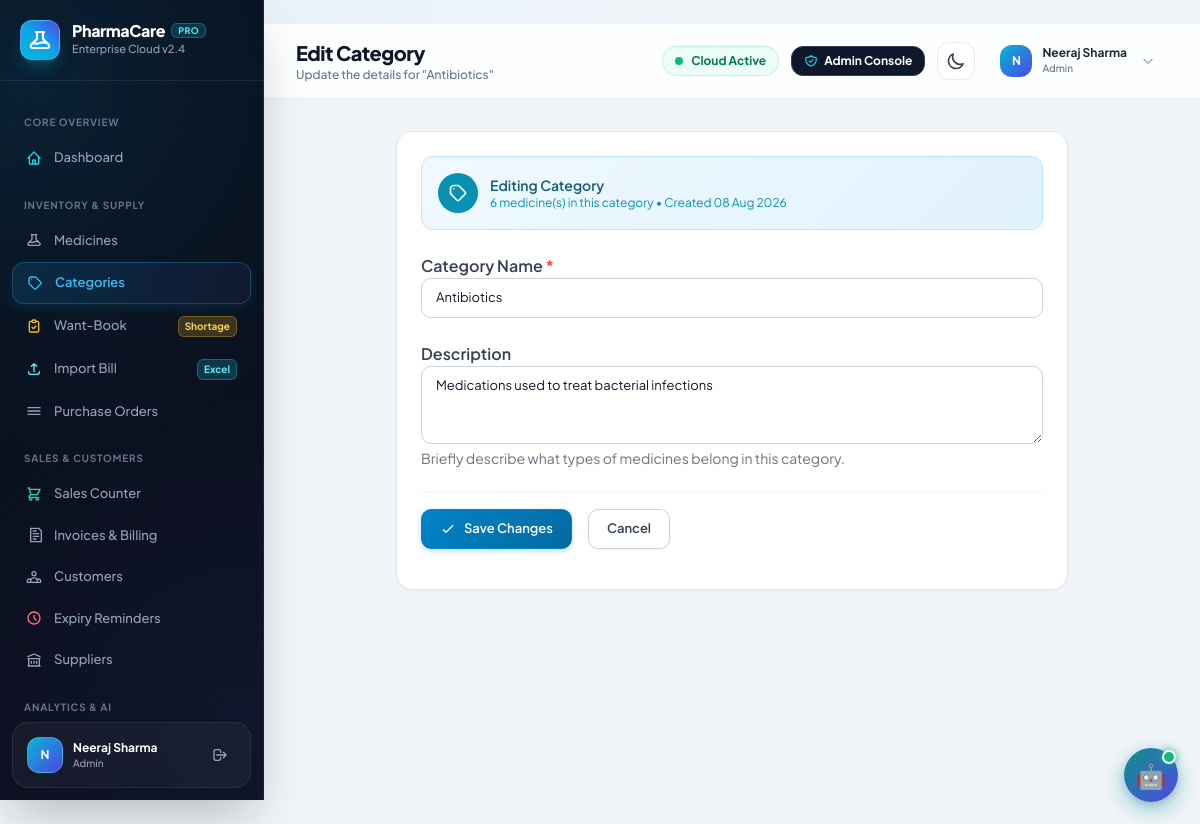
Page /categories/1/edit/ (signed in) on the committed database.
### MediApp/models.py (models this page shows, shortened)
class User(AbstractUser):
    ROLE_CHOICES = [
        ('admin', 'Admin'),
        ('pharmacist', 'Pharmacist'),
        ('assistant', 'Assistant'),
    ]
    role = models.CharField(max_length=20, choices=ROLE_CHOICES, default='assistant')
    contact_number = models.CharField(max_length=15, blank=True)

class Category(models.Model):
    name = models.CharField(max_length=100, unique=True)
    description = models.TextField(blank=True)
    created_by = models.ForeignKey(
        'User',
        on_delete=models.SET_NULL,
        null=True,
        blank=True,
        related_name='categories_created'
    )
    created_at = models.DateTimeField(default=timezone.now)
    class Meta:
        ordering = ['name']
        verbose_name_plural = 'Categories'

### MediApp/views.py (the view)
# urls.py: path('categories/<int:id>/edit/', views.edit_category, name='edit_category'),
@pharmacist_or_admin
def edit_category(request, id):
    category = get_object_or_404(Category, id=id)
    if request.method == 'POST':
        form = CategoryForm(request.POST, instance=category)
        if form.is_valid():
            category = form.save()
            messages.success(request, f'Category {category.name} updated successfully!')
            return redirect('category_list')
    else:
        form = CategoryForm(instance=category)
    return render(request, 'category/edit_category.html', {
        'form': form,
        'category': category
    })

### MediApp/templates/category/edit_category.html (shortened to what this page needs)
﻿{% extends 'base.html' %}
{% block page_title %}Edit Category{% endblock %}
{% block page_subtitle %}Update the details for "{{ category.name }}"{% endblock %}
{% block content %}
<div class="card max-w-2xl mx-auto p-6">
    <div class="flex items-center gap-3 mb-6 p-4 rounded-xl" style="background: linear-gradient(135deg,#f0f9ff,#e0f2fe); border:1px solid #bae6fd;">
        <div class="w-10 h-10 rounded-full flex items-center justify-center" style="background:#0891b2;">
            <svg class="w-5 h-5 text-white" fill="none" stroke="currentColor" viewBox="0 0 24 24">
                <path stroke-linecap="round" stroke-linejoin="round" stroke-width="2"
                    d="M7 7h.01M7 3h5c.512 0 1.024.195 1.414.586l7 7a2 2 0 010 2.828l-7 7a2 2 0 01-2.828 0l-7-7A1.994 1.994 0 013 12V7a4 4 0 014-4z"/>
            </svg>
        </div>
        <div>
            <p class="text-sm font-semibold text-cyan-800">Editing Category</p>
            <p class="text-xs text-cyan-600">{{ category.medicines.count }} medicine(s) in this category &bull; Created {{ category.created_at|date:"d M Y" }}</p>
        </div>
    </div>
    <form method="POST" class="space-y-6">
        <div>
            <label for="{{ form.name.id_for_label }}" class="form-label font-semibold text-gray-700">Category Name <span class="text-red-500">*</span></label>
            {{ form.name }}
        </div>
        <div>
            <label for="{{ form.description.id_for_label }}" class="form-label font-semibold text-gray-700">Description</label>
            {{ form.description }}
            <p class="text-sm text-gray-500 mt-1">Briefly describe what types of medicines belong in this category.</p>
        </div>
        <div class="flex items-center gap-4 pt-4 border-t border-gray-100">
            <button type="submit" class="btn btn-primary">
                <svg class="w-4 h-4" fill="none" stroke="currentColor" viewBox="0 0 24 24"><path stroke-linecap="round" stroke-linejoin="round" stroke-width="2" d="M5 13l4 4L19 7"/></svg>
                Save Changes
            </button>
            <a href="{% url 'category_list' %}" class="btn btn-secondary">Cancel</a>
        </div>
    </form>
</div>
{% endblock %}

### MediApp/templates/base.html (shortened to what this page needs)
<!DOCTYPE html>
<html lang="en">
<head>
    <script src="https://cdn.tailwindcss.com"></script>
</head>
<body>
    <aside class="sidebar shadow-2xl" id="sidebar">
        <div class="p-5 border-b border-white/[0.08] flex items-center justify-between">
            <div class="flex items-center gap-3">
                <div class="w-10 h-10 rounded-xl bg-gradient-to-tr from-cyan-500 via-sky-500 to-indigo-600 flex items-center justify-center text-white shadow-lg shadow-cyan-500/25 border border-white/20">
                </div>
                <div>
                    <h1 class="text-base font-extrabold text-white tracking-tight leading-none flex items-center gap-1.5">
                        PharmaCare
                        <span class="text-[9px] font-bold bg-cyan-500/20 text-cyan-300 border border-cyan-400/30 px-1.5 py-0.5 rounded-md uppercase tracking-wider">PRO</span>
                    </h1>
                    <p class="text-[11px] font-medium text-slate-400 mt-0.5">Enterprise Cloud v2.4</p>
                </div>
            </div>
        </div>
        <nav class="flex-1 py-4 overflow-y-auto">
            <div class="nav-section-title">Core Overview</div>
            <a href="{% url 'dashboard' %}"
                class="nav-link {% if request.resolver_match.url_name == 'dashboard' %}active{% endif %}"
                onclick="closeSidebarOnMobile()">
                <svg class="w-4 h-4 text-cyan-400" fill="none" stroke="currentColor" viewBox="0 0 24 24">
                    <path stroke-linecap="round" stroke-linejoin="round" stroke-width="2"
                        d="M3 12l2-2m0 0l7-7 7 7M5 10v10a1 1 0 001 1h3m10-11l2 2m-2-2v10a1 1 0 01-1 1h-3m-6 0a1 1 0 001-1v-4a1 1 0 011-1h2a1 1 0 011 1v4a1 1 0 001 1m-6 0h6" />
                </svg>
                <span>Dashboard</span>
            </a>
            <div class="nav-section-title">Inventory & Supply</div>
            {% if request.user.is_superuser or request.user.role == 'admin' or request.user.role == 'pharmacist' %}
            <a href="{% url 'medicine_list' %}"
                class="nav-link {% if request.resolver_match.url_name == 'medicine_list' or request.resolver_match.url_name == 'add_medicine' or request.resolver_match.url_name == 'edit_medicine' %}active{% endif %}"
                onclick="closeSidebarOnMobile()">
                <span>Medicines</span>
            </a>
            <a href="{% url 'category_list' %}"
                class="nav-link {% if 'categories' in request.path %}active{% endif %}"
                onclick="closeSidebarOnMobile()">
                <svg class="w-4 h-4" fill="none" stroke="currentColor" viewBox="0 0 24 24">
                    <path stroke-linecap="round" stroke-linejoin="round" stroke-width="2"
                        d="M7 7h.01M7 3h5c.512 0 1.024.195 1.414.586l7 7a2 2 0 010 2.828l-7 7a2 2 0 01-2.828 0l-7-7A1.994 1.994 0 013 12V7a4 4 0 014-4z" />
                </svg>
                <span>Categories</span>
            </a>
            {% endif %}
            <a href="{% url 'want_book_list' %}"
                class="nav-link {% if 'want-book' in request.path %}active{% endif %}"
                onclick="closeSidebarOnMobile()">
                <svg class="w-4 h-4 text-amber-400" fill="none" stroke="currentColor" viewBox="0 0 24 24">
                    <path stroke-linecap="round" stroke-linejoin="round" stroke-width="2"
                        d="M9 5H7a2 2 0 00-2 2v12a2 2 0 002 2h10a2 2 0 002-2V7a2 2 0 00-2-2h-2M9 5a2 2 0 002 2h2a2 2 0 002-2M9 5a2 2 0 012-2h2a2 2 0 012 2m-6 9l2 2 4-4" />
                </svg>
                <span>Want-Book</span>
                <span class="ml-auto text-[10px] font-bold bg-amber-400/20 text-amber-300 border border-amber-400/30 px-1.5 py-0.5 rounded-md">Shortage</span>
            </a>
            <a href="{% url 'purchase_bill_import' %}"
                class="nav-link {% if 'purchase-bill' in request.path %}active{% endif %}"
                onclick="closeSidebarOnMobile()">
                <svg class="w-4 h-4 text-cyan-300" fill="none" stroke="currentColor" viewBox="0 0 24 24">
                    <path stroke-linecap="round" stroke-linejoin="round" stroke-width="2"
                        d="M4 16v1a3 3 0 003 3h10a3 3 0 003-3v-1m-4-8l-4-4m0 0L8 8m4-4v12" />
                </svg>
                <span>Import Bill</span>
                <span class="ml-auto text-[10px] font-bold bg-cyan-400/20 text-cyan-300 border border-cyan-400/30 px-1.5 py-0.5 rounded-md">Excel</span>
            </a>
            <a href="{% url 'purchase_order_list' %}"
                class="nav-link {% if 'purchase-orders' in request.path %}active{% endif %}"
                onclick="closeSidebarOnMobile()">
                <svg class="w-4 h-4" fill="none" stroke="currentColor" viewBox="0 0 24 24">
                    <path stroke-linecap="round" stroke-linejoin="round" stroke-width="2" d="M3 7h18M3 12h18M3 17h18" />
                </svg>
                <span>Purchase Orders</span>
            </a>
            <div class="nav-section-title">Sales & Customers</div>
            <a href="{% url 'sales_list' %}"
                class="nav-link {% if 'sales' in request.path %}active{% endif %}"
                onclick="closeSidebarOnMobile()">
                <span>Sales Counter</span>
            </a>
            <a href="{% url 'invoice_history' %}"
                class="nav-link {% if 'billing' in request.path or request.resolver_match.url_name == 'invoice_detail' %}active{% endif %}"
                onclick="closeSidebarOnMobile()">
                <svg class="w-4 h-4" fill="none" stroke="currentColor" viewBox="0 0 24 24">
                    <path stroke-linecap="round" stroke-linejoin="round" stroke-width="2"
                        d="M7 2h12l4 4v16H7zM11 10h8M11 14h8M11 18h4M11 6h4" />
                </svg>
                <span>Invoices & Billing</span>
            </a>
            <a href="{% url 'customer_list' %}"
                class="nav-link {% if 'customer' in request.path and 'expiry-reminders' not in request.path %}active{% endif %}"
                onclick="closeSidebarOnMobile()">
                <span>Customers</span>
            </a>
            <a href="{% url 'expiry_reminder_list' %}"
                class="nav-link {% if 'expiry-reminders' in request.path %}active{% endif %}"
                onclick="closeSidebarOnMobile()">
                <svg class="w-4 h-4 text-rose-400" fill="none" stroke="currentColor" viewBox="0 0 24 24">
                    <path stroke-linecap="round" stroke-linejoin="round" stroke-width="2"
                        d="M12 8v4l3 3m6-3a9 9 0 11-18 0 9 9 0 0118 0z" />
                </svg>
                <span>Expiry Reminders</span>
            </a>
            {% if request.user.is_superuser or request.user.role == 'admin' or request.user.role == 'pharmacist' %}
            <a href="{% url 'supplier_list' %}"
                class="nav-link {% if 'supplier' in request.path %}active{% endif %}"
                onclick="closeSidebarOnMobile()">
                <svg class="w-4 h-4" fill="none" stroke="currentColor" viewBox="0 0 24 24">
                    <path stroke-linecap="round" stroke-linejoin="round" stroke-width="2"
                        d="M8 14v3m4-3v3m4-3v3M3 21h18M3 10h18M3 7l9-4 9 4M4 10h16v11H4V10z" />
                </svg>
                <span>Suppliers</span>
            </a>
            {% endif %}
            {% if request.user.is_superuser or request.user.role == 'admin' or request.user.role == 'pharmacist' or request.user.role == 'assistant' %}
            <div class="nav-section-title">Analytics & AI</div>
            {% endif %}
        </nav>
        <div class="p-3.5 mx-3 mb-3 bg-white/[0.04] border border-white/[0.08] rounded-2xl flex items-center justify-between">
            <div class="flex items-center gap-2.5 min-w-0">
                <div class="w-9 h-9 rounded-xl bg-gradient-to-br from-cyan-500 to-indigo-600 flex items-center justify-center text-white font-bold text-xs flex-shrink-0 shadow-sm border border-white/20">
                    {{ user.first_name.0|default:user.username.0|upper }}
                </div>
                <div class="min-w-0 flex-1">
                    <p class="text-xs font-bold text-white truncate">{{ user.get_full_name|default:user.username }}</p>
                    <p class="text-[10px] font-medium text-slate-400 truncate">{{ user.get_role_display|default:"User" }}</p>
                </div>
            </div>
            <a href="{% url 'logout' %}" title="Logout" class="p-2 text-slate-400 hover:text-rose-400 hover:bg-white/[0.06] rounded-xl transition">
                <svg class="w-4 h-4" fill="none" stroke="currentColor" viewBox="0 0 24 24">
                    <path stroke-linecap="round" stroke-linejoin="round" stroke-width="2" d="M17 16l4-4m0 0l-4-4m4 4H7m6 4v1a3 3 0 01-3 3H6a3 3 0 01-3-3V7a3 3 0 013-3h4a3 3 0 013 3v1" />
                </svg>
            </a>
        </div>
    </aside>
    <div class="main-content" id="mainContent">
        <header class="bg-white/85 backdrop-blur-md border-b border-slate-200/80 px-4 md:px-8 py-3.5 sticky top-0 z-40 transition-all">
            <div class="flex justify-between items-center">
                <div class="flex items-center gap-4">
                    <div>
                        <h2 class="text-lg md:text-xl font-extrabold text-slate-900 tracking-tight">{% block page_title %}Dashboard{% endblock %}</h2>
                        <p class="text-xs font-medium text-slate-500 hidden sm:block">{% block page_subtitle %}Overview of your pharmacy operations{% endblock %}</p>
                    </div>
                </div>
                <div class="flex items-center gap-3">
                    <div class="hidden lg:flex items-center gap-2 px-3 py-1.5 bg-emerald-50 text-emerald-700 border border-emerald-200/70 rounded-full text-xs font-bold">
                        <span class="w-2 h-2 rounded-full bg-emerald-500 animate-pulse"></span>
                        <span>Cloud Active</span>
                    </div>
                    {% if request.user.is_superuser or request.user.role == 'admin' %}
                    <a href="{% url 'admin:index' %}" title="Open Django Admin Portal"
                        class="hidden sm:inline-flex items-center gap-1.5 px-3 py-1.5 bg-slate-900 hover:bg-slate-800 text-white rounded-xl text-xs font-bold shadow-xs transition border border-slate-700 hover:border-cyan-400">
                        <span>Admin Console</span>
                    </a>
                    {% endif %}
                    <button id="themeToggleBtn" onclick="toggleTheme()" type="button" class="theme-toggle-btn shadow-xs" title="Toggle Dark / Light Mode (Shift+D)" aria-label="Toggle theme">
                        <svg id="moonIcon" class="w-5 h-5 block dark:hidden text-slate-700" fill="none" stroke="currentColor" viewBox="0 0 24 24">
                            <path stroke-linecap="round" stroke-linejoin="round" stroke-width="2" d="M20.354 15.354A9 9 0 018.646 3.646 9.003 9.003 0 0012 21a9.003 9.003 0 008.354-5.646z" />
                        </svg>
                    </button>
                    <div class="user-dropdown relative">
                        <button onclick="toggleDropdown()"
                            class="flex items-center gap-2.5 px-3 py-1.5 rounded-xl hover:bg-slate-100 transition border border-transparent hover:border-slate-200">
                            <div class="w-8 h-8 rounded-xl bg-gradient-to-br from-cyan-500 to-indigo-600 flex items-center justify-center text-white font-bold text-xs shadow-xs">
                                {{ user.first_name.0|default:user.username.0|upper }}
                            </div>
                            <div class="text-left hidden md:block">
                                <p class="font-bold text-slate-800 text-xs leading-none">{{ user.get_full_name|default:user.username }}</p>
                                <p class="text-[10px] font-medium text-slate-500 mt-0.5">{{ user.get_role_display }}</p>
                            </div>
                            <svg class="w-3.5 h-3.5 text-slate-400 ml-1" fill="none" stroke="currentColor" viewBox="0 0 24 24">
                                <path stroke-linecap="round" stroke-linejoin="round" stroke-width="2" d="M19 9l-7 7-7-7" />
                            </svg>
                        </button>
                    </div>
                </div>
            </div>
        </header>
        <main class="flex-1 p-3.5 sm:p-5 md:p-8 transition-all">
            {% block content %}
            {% endblock %}
        </main>
    </div>
    {% if request.user.is_authenticated %}
    <button id="medibot-fab" onclick="medibotToggle()" title="MediBot — AI Pharmacy Assistant"
        aria-label="Open MediBot">
        🤖
        <span class="fab-badge"></span>
    </button>
    {% endif %}
</body>
</html>

### rows in the picture
User: first_name.0 "N", get_full_name "Neeraj Sharma", role "Admin"
Category: name "Antibiotics", medicines.count "6", created_at "08 Aug 2026", description "Medications used to treat bacterial infections"
